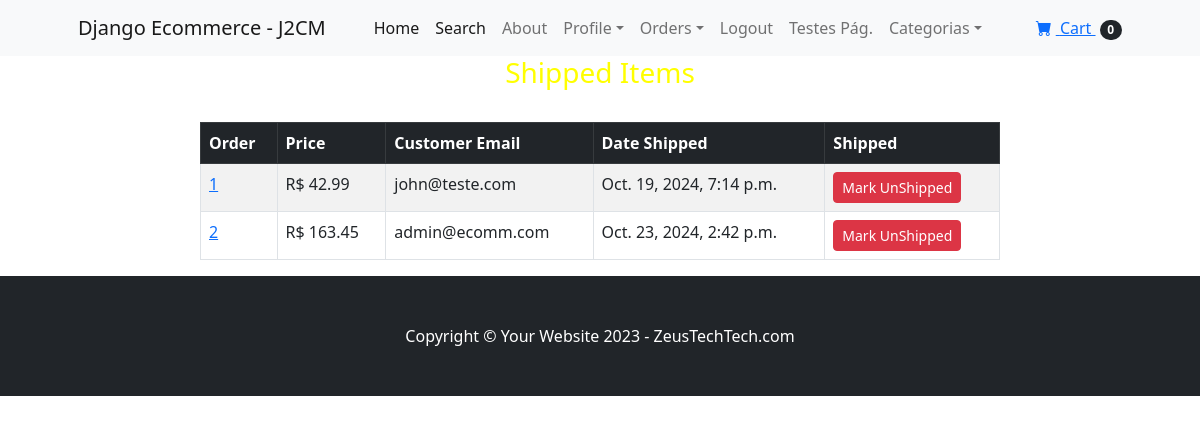
Before: /payment/shipped_dash (signed in) with the older database file.
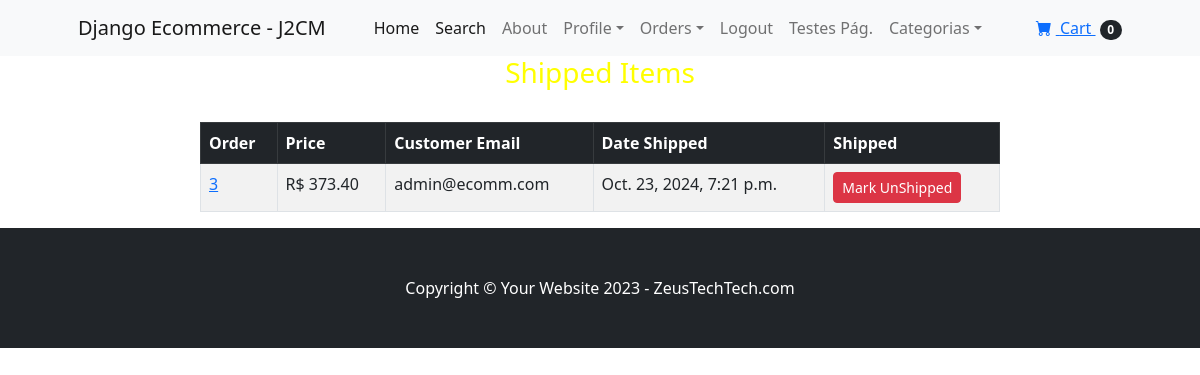
After: the same page with the newer database file.
### payment/models.py (models this page shows, shortened)
class Order(models.Model):
    user = models.ForeignKey(User, on_delete=models.CASCADE, blank=True)
    full_name = models.CharField(max_length=250)
    email = models.EmailField(max_length=250)
    shipping_address = models.TextField(max_length=15000)
    amount_paid = models.DecimalField(max_digits=7, decimal_places=2)
    date_ordered = models.DateTimeField(auto_now_add=True)
    shipped = models.BooleanField(default=False)
    date_shipped = models.DateTimeField(blank=True, null=True)

### payment/views.py (the view, shortened to what this page needs)
# urls.py: path('shipped_dash', views.shipped_dash, name='shipped_dash'),
def shipped_dash(request):
    if request.user.is_authenticated and request.user.is_superuser:
        orders = Order.objects.filter(shipped=True)
        return render(request, "payment/shipped_dash.html", {"orders":orders})
    else:
        messages.success(request, "Access Danied!! Acesso Negado!!")
        return redirect('home')

### cart/cart.py (called while the page is built)
    def __len__(self):
        return len(self.cart)

### cart/context_processors.py (called while the page is built)
def cart(request):
    return {'cart': Cart(request)}

### payment/templates/payment/shipped_dash.html (shortened to what this page needs)
{% extends 'base.html' %}
{% block content %}
    <div class="conteiner">
        <div class="row">
            <center>
                <div class="col-8">
                    <h3>
                        Shipped Items
                    </h3>
                    <br>
                    <table class="table table-striped table-hover table-bordered">
                        <thead class="table-dark">
                          <tr>
                            <th scope="col">Order</th>
                            <th scope="col">Price</th>
                            <th scope="col">Customer Email</th>
                            <th scope="col">Date Shipped</th>
                            <th scope="col">Shipped</th>
                          </tr>
                        </thead>
                        <tbody>
                          {% for item in orders %}
                          <tr>
                            <td><a href="{% url 'orders' item.id %}"> {{ item.id }} </a> </td>
                            <td>R$ {{ item.amount_paid }}</td>
                            <td>{{ item.email }}</td>
                            <td>{{ item.date_ordered }}</td>
                            <td>
                              <form method="POST" action="">
                                <button type="Submit" class="btn btn-danger btn-sm">Mark UnShipped</button>
                              </form>
                            </td>
                          </tr>
                          {% endfor %}
                        </tbody>
                      </table>
                </div>
            </center>
            <br><br>
        </div>
    </div>
{% endblock %}

Changed rows visible on the page:
no longer on this page (row edited): Order: id "1", amount_paid "42.99", email "john@teste.com", date_ordered "Oct. 19, 2024, 7:14 p.m."
no longer on this page (row edited): Order: id "2", amount_paid "163.45", email "admin@ecomm.com", date_ordered "Oct. 23, 2024, 2:42 p.m."
now on this page (row edited): Order: id "3", amount_paid "373.40", email "admin@ecomm.com", date_ordered "Oct. 23, 2024, 7:21 p.m."
